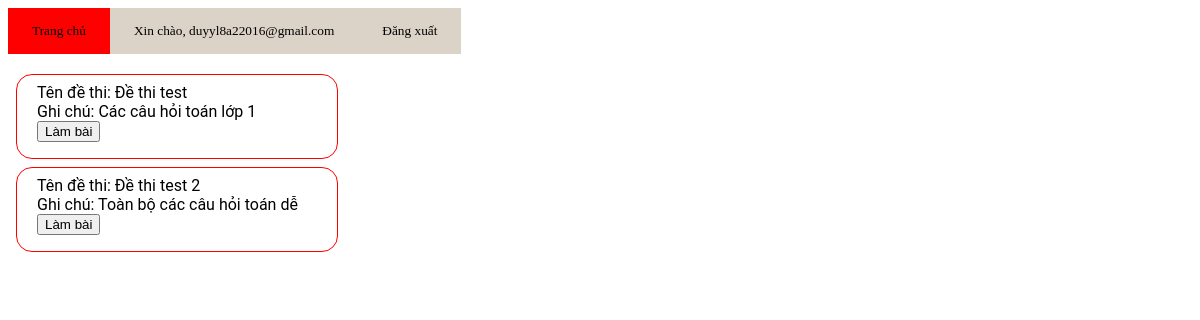
/index.php (signed in), run on the app's committed database.
### tables this page shows
CREATE TABLE `dethi` (
  `iddethi` int(11) NOT NULL,
  `tendethi` text NOT NULL,
  `ghichu` text NOT NULL
);

### index.php (the view, shortened to what this page needs)
<?php
    require_once "database.php";
?>
<html>
<head>
    <link rel="stylesheet" href="Css/style.css" />
</head>
<body>
    <?php
        if (!isset($_SESSION["email"]))
            echo "
            <div>
                <a href = 'login.php'><button class = \"nut-bam\">Đăng nhập</button></a>
                <a href = 'signup.php'><button class = \"nut-bam\">Đăng kí</button></a>
            </div>";
        else{
            if ($_SESSION["email"] == "admin") {
                echo "
                    <div id='menu-bar'>
                        <a href = 'index.php'><button class=\"nut-bam\"> Trang chủ </button></a><br/>
                        <a href = 'add_cauhoi.php'><button class=\"nut-bam\"> Thêm câu hỏi</button></a><br/>
                        <a href = 'add_dethi.php'><button class=\"nut-bam\"> Thêm đề thi</button></a><br/>
                        <a ><button id='welcome' class=\"nut-bam\">Xin chào, ".$_SESSION["email"]."</button></a>
                        <a href = 'logout.php'><button id ='welcome' class=\"nut-bam\"> Đăng xuất </button></a><br/>
                    </div>";
            } else {
                echo "<div id='menu-bar' style='margin-bottom: 20px;'>
                    <a href = 'index.php'><button class=\"nut-bam\"> Trang chủ </button></a><br/>
                    <a ><button id='welcome' class=\"nut-bam\">Xin chào, ".$_SESSION["email"]."</button></a>
                    <a href = 'logout.php'><button id ='welcome' class=\"nut-bam\"> Đăng xuất </button></a><br/>
                </div>";
                $sql_dethi = sprintf("SELECT * from `dethi`");
                $result = $mysqli -> query($sql_dethi);
                if (mysqli_num_rows($result) > 0){
                    while($row = mysqli_fetch_assoc($result)){
                            echo "<div style='margin: 0.5em; border: 1px solid red; border-radius: 1em; padding-top: 0.5em;width: max-content;'><form method = 'GET' action = 'exam.php'>";
                            echo "Tên đề thi: " . $row["tendethi"]."<br>";
                            echo "Ghi chú: " . $row["ghichu"]."<br>";
                            echo "<button type = 'submit'>Làm bài</button>";
                            echo "<br>";
                            echo "</form></div>";
                    }
                }
            }
        }
    ?>
</body>
</html>

### Css/style.css (style rules this page uses)
body { background-color: rgb(255, 255, 255); font-family: "Roboto", sans-serif; }
form { width: 300px; margin-left: 20px; }
.nut-bam { font-family: cursive; border:none; background: rgb(255, 0, 0); color: black;; padding: 15px 24px; cursor: pointer; transition: background 0.1s; }

### index.php (style rules this page uses)
#menu-bar { width: 100%; padding: 1 em !important; display: flex; backgrond-color: rgb(202, 7, 7); }
#menu-bar #welcome { background: rgb(219, 210, 200) !important; }

### data on the page
dethi: tendethi "Đề thi test", ghichu "Các câu hỏi toán lớp 1"
dethi: tendethi "Đề thi test 2", ghichu "Toàn bộ các câu hỏi toán dễ"

### other printed values
$_SESSION["email"] "duyyl8a22016@gmail.com"
